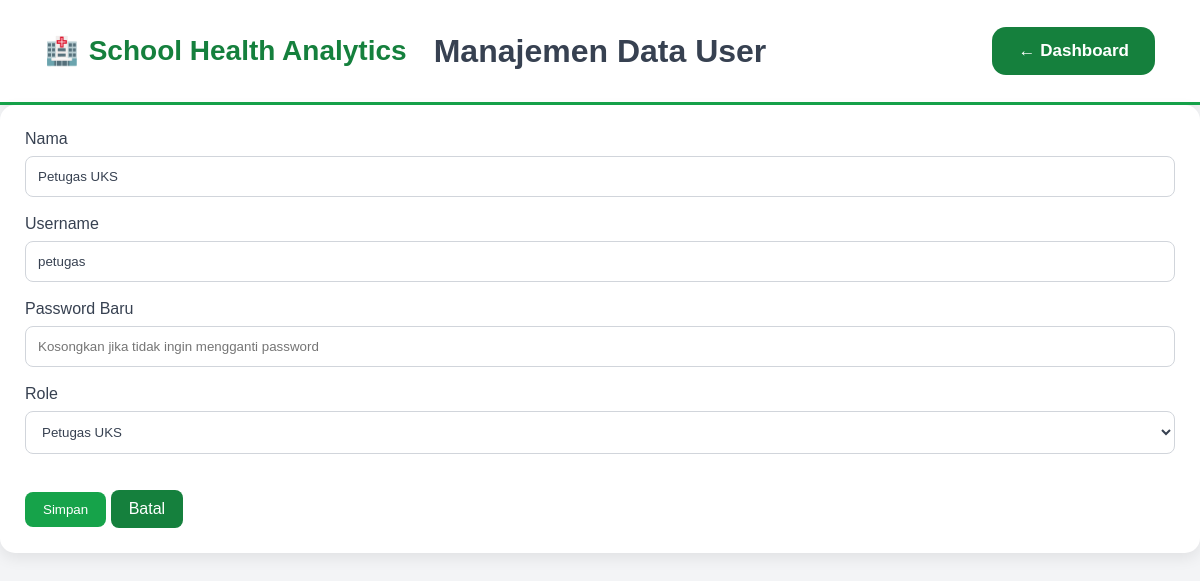
The page /user/edit.php?id=2 (signed in) on the database its author committed.
### tables this page shows
CREATE TABLE `users` (
  `id` int(11) NOT NULL,
  `nama` varchar(100) DEFAULT NULL,
  `username` varchar(50) DEFAULT NULL,
  `password` varchar(255) DEFAULT NULL,
  `role` enum('admin','user') DEFAULT NULL,
  `created_at` timestamp NOT NULL DEFAULT current_timestamp()
);

### user/edit.php (the view, shortened to what this page needs)
<?php
include "../config/koneksi.php";
$id = $_GET['id'];
$query = mysqli_query($conn,"SELECT * FROM users WHERE id='$id'");
$data = mysqli_fetch_assoc($query);
?>
<!DOCTYPE html>
<html>
<head>
<link rel="stylesheet" href="../assets/css/dashboard.css">
</head>
<header class="navbar">
    <div class="navbar-logo">
        <span class="logo-icon">🏥</span>
        <span>School Health Analytics</span>
    </div>
    <div class="navbar-title">
        Manajemen Data User
    </div>
    <a href="../dashboard.php" class="btn-dashboard">
        ← Dashboard
    </a>
</header>
<div class="section form-card">
<form action="proses_edit.php" method="POST">
<label>Nama</label>
<input
type="text"
name="nama"
value="<?= $data['nama']; ?>"
required>
<label>Username</label>
<input
type="text"
name="username"
value="<?= $data['username']; ?>"
required>
<label>Password Baru</label>
<input
type="password"
name="password"
placeholder="Kosongkan jika tidak ingin mengganti password">
<label>Role</label>
<select name="role">
<option value="user"
<?= $data['role']=="user" ? "selected" : ""; ?>>
Petugas UKS
</option>
</select>
<br><br>
<button class="btn-save">
Simpan
</button>
<a href="index.php" class="btn-cancel">
Batal
</a>
</form>
</div>
</body>
</html>

### assets/css/dashboard.css (style rules this page uses)
* { margin:0; padding:0; box-sizing:border-box; font-family:Arial, Helvetica, sans-serif; }
.btn-add, .btn-save, .btn-edit, .btn-delete, .btn-back, .back-link, .btn-cancel { display:inline-block; text-decoration:none; border:none; padding:10px 18px; border-radius:8px; cursor:pointer; transition:.3s; color:white; }
.btn-add, .btn-save { background:#22c55e; }
.btn-back, .back-link, .btn-cancel { background:#2563eb; }
input, select, textarea { width:100%; padding:12px; margin-top:8px; margin-bottom:18px; border:1px solid #ddd; border-radius:8px; outline:none; }
.form-card, .section { background:white; padding:25px; border-radius:15px; box-shadow:0 5px 15px rgba(0,0,0,.08); }
.btn-dashboard { background:#2563eb; color:#fff; text-decoration:none; padding:12px 24px; border-radius:12px; font-weight:600; transition:.3s; }
.navbar { width: 100%; min-height: 105px; display: flex; align-items: center; justify-content: space-between; padding: 0 45px; box-sizing: border-box; background: #ffffff; border-bottom: 3px solid #2563eb; box-shadow: 0 2px 10px rgba(0, 0, 0, 0.05); }
.navbar-logo { display: flex; align-items: center; gap: 10px; color: #2563eb; font-size: 28px; font-weight: 700; white-space: nowrap; }
.logo-icon { font-size: 27px; }
.navbar-title { position: absolute; left: 50%; transform: translateX(-50%); color: #172033; font-size: 32px; font-weight: 700; white-space: nowrap; }
.btn-dashboard { display: inline-flex; align-items: center; justify-content: center; padding: 14px 26px; background: #2563eb; color: #ffffff; text-decoration: none; border-radius: 14px; font-size: 17px; font-weight: 600; transition: 0.3s; }
.btn-add, .btn-save { background: #16a34a; }
.btn-back, .back-link, .btn-cancel { background: #15803d; }
input, select, textarea { background: #ffffff; border: 1px solid #d1d5db; color: #374151; }
.form-card, .section { background: #ffffff; }
.btn-dashboard { background: #15803d; color: #ffffff; }
.navbar { background: #ffffff; border-bottom: 3px solid #16a34a; }
.navbar-logo { color: #15803d; }
.navbar-title { color: #374151; }
.navbar .btn-dashboard { background: #15803d; }

### rows shown on the page
users: nama "Petugas UKS", username "petugas", role "Petugas UKS"
